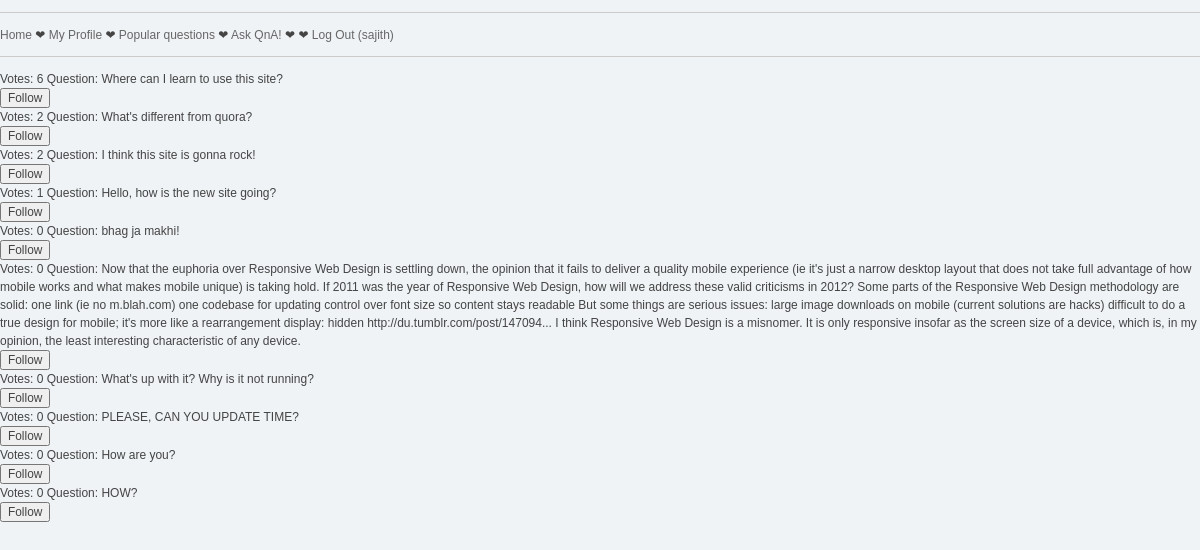
Screenshot of /popular_questions.php (signed in) with the database file from the repository.
### tables this page shows
CREATE TABLE IF NOT EXISTS `question_stats` (
  `qid` int(11) NOT NULL AUTO_INCREMENT,
  `question` text,
  `asker_id` int(11) NOT NULL,
  `votes` int(11) NOT NULL DEFAULT '0',
  `time` timestamp NOT NULL DEFAULT CURRENT_TIMESTAMP ON UPDATE CURRENT_TIMESTAMP,
  `answers` int(11) NOT NULL DEFAULT '0',
  `views` int(11) NOT NULL DEFAULT '0',
  PRIMARY KEY (`qid`)
);

### popular_questions.php (the view, shortened to what this page needs)
<?php
	require_once('header.php');
	require_once('navmenu.php');
	$dbc = mysqli_connect(DB_HOST,DB_USER,DB_PASS,DB_NAME) or die('Error connecting to database.');
	$query = "SELECT * FROM question_stats ORDER BY votes DESC, time DESC LIMIT 10";
	$data = mysqli_query($dbc,$query) or die('Error querying database.');
	while($row = mysqli_fetch_array($data))
		{
			$question = $row['question'];
			$votes = $row['votes'];
			if(!empty($row['qid']))
			{
				echo "<p>Votes: $votes Question: $question</p>";
				if (isset($_SESSION['SESS_MEMBER_ID']))
				{
?>
					<form method="POST" action="<?php echo $_SERVER['PHP_SELF']; ?>">
					<input type="submit" name="submit" value="Follow">
					</form>
<?php
				}
			}
		}
?>

### rows the page displays
question_stats: votes "6", question "Where can I learn to use this site?"
question_stats: votes "2", question "What's different from quora?"
question_stats: votes "2", question "I think this site is gonna rock!"
question_stats: votes "1", question "Hello, how is the new site going?"
question_stats: votes "0", question "bhag ja makhi!"
question_stats: votes "0", question "Now that the euphoria over Responsive Web Design is settling down, the opinion that it fails to deliver a quality mobile experience (ie it's just a narrow desktop layout that does not take full advantage of how mobile works and what makes mobile unique) is taking hold. If 2011 was the year of Responsive Web Design, how will we address these valid criticisms in 2012? Some parts of the Responsive Web Design methodology are solid: one link (ie no m.blah.com) one codebase for updating control over font size so content stays readable But some things are serious issues: large image downloads on mobile (current solutions are hacks) difficult to do a true design for mobile; it's more like a…"
question_stats: votes "0", question "What's up with it? Why is it not running?"
question_stats: votes "0", question "PLEASE, CAN YOU UPDATE TIME?"
question_stats: votes "0", question "How are you?"
question_stats: votes "0", question "HOW?"

### other values shown
$_SESSION['username'] "sajith"
